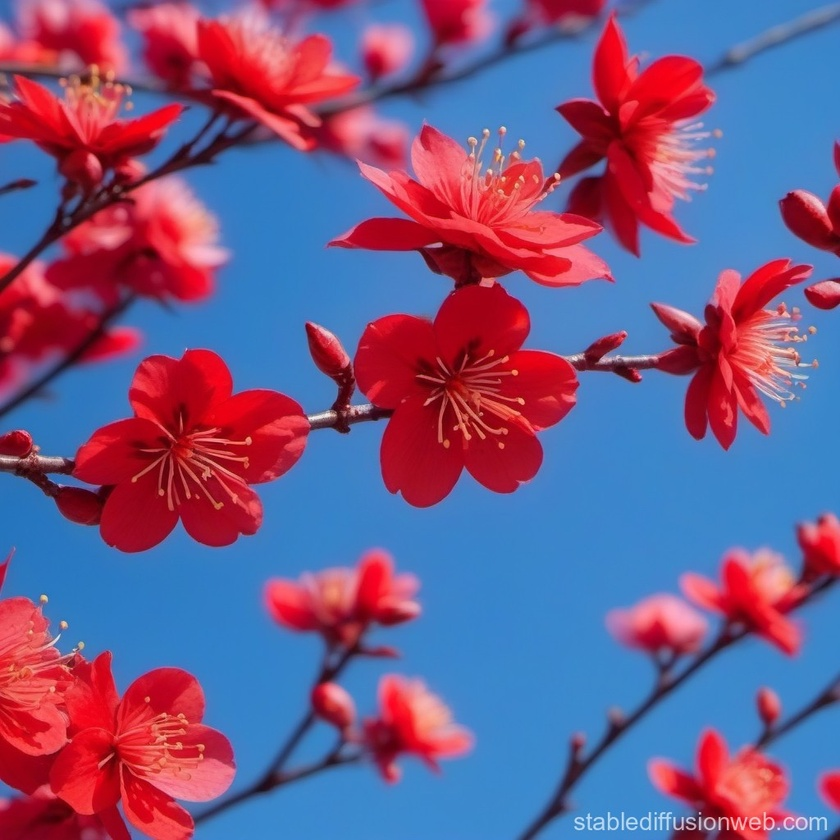
#> input picture blatt05/slicing/bild1.jpg, 840 x 840 px, shrunk from 1024 x 1024 before the run, given in place of bild1.png, which was not available
$ jupyter execute b06a02.ipynb   (text cells are left out)
#> lines starting #> are read from the running program, lines starting #| are printed output that depends on the picture; pictures that were not available may be replaced by others from this repository, and a replacement may not be noted
[cell 1]
import math
import matplotlib.pyplot as plt
import numpy as np
from skimage.io import imread

[cell 2]
# Bilder laden
bild1 = imread('bildverbesserung/bild1.png')
#> bild1 is the input picture: shape (840, 840, 3); mean R, G, B 117.6, 89.9, 135.1
bild2 = imread('bildverbesserung/bild2.png')
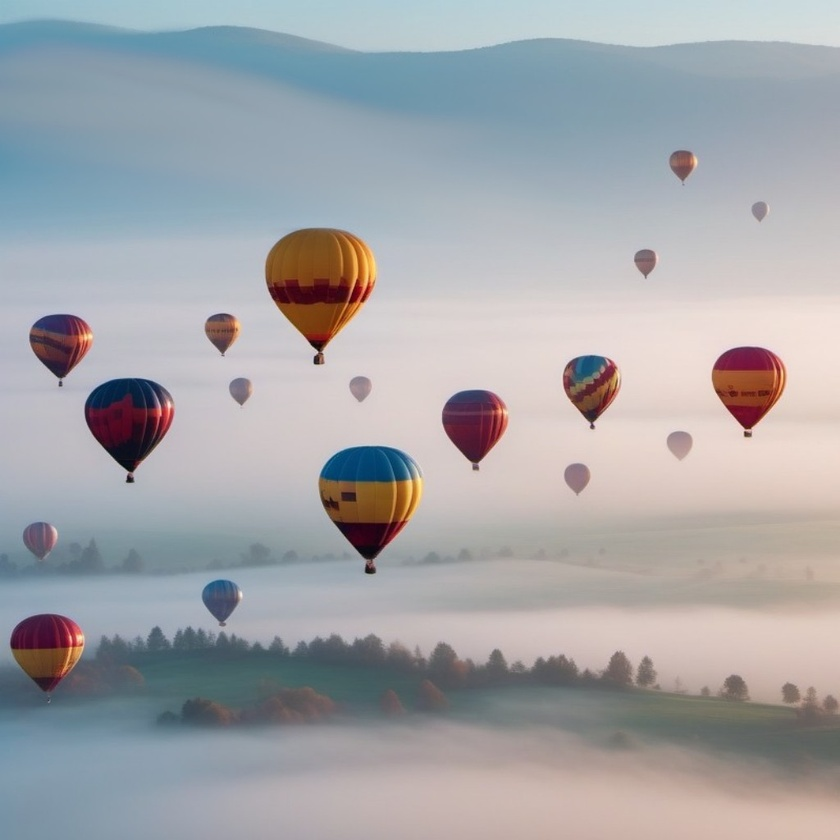
#> input picture blatt05/slicing/bild2.jpg, 840 x 840 px, shrunk from 1024 x 1024 before the run, given in place of bild2.png, which was not available
#> bild2 is the input picture: shape (840, 840, 3); mean R, G, B 164.1, 165.1, 168.8

[cell 3]
# Bilder visualisieren
fig, axes = plt.subplots(1, 2, figsize=(12, 5))
axes[0].imshow(bild1, cmap='gray')
axes[0].set_title('Bild 1')
axes[0].axis('off')

axes[1].imshow(bild2, cmap='gray')
axes[1].set_title('Bild 2')
axes[1].axis('off')

plt.tight_layout()
plt.show()
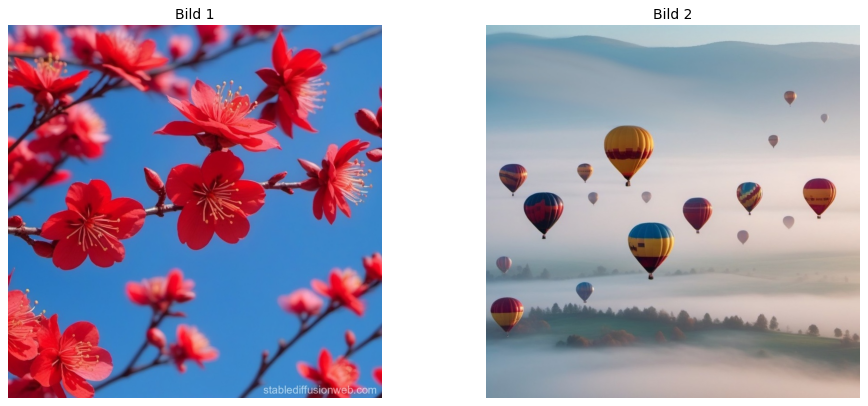
#> figure drawn by matplotlib, 2 panels

[cell 4]
# Normierte Histogramme berechnen
# Mit 256 Behältern (für 8-Bit Grauwerte)
hist1, bin_edges1 = np.histogram(bild1, bins=256, range=(0, 256))
#> hist1 = 256 values, max 37558 at index 203, min 1083 at index 254, mean 8268.8; bin_edges1 = 257 values from 0 to 256
hist2, bin_edges2 = np.histogram(bild2, bins=256, range=(0, 256))
#> hist2 = 256 values, max 37184 at index 173, min 32 at index 253, mean 8268.8; bin_edges2 = 257 values from 0 to 256

# Normieren: Histogramm durch die Gesamtzahl der Pixel teilen
hist1_norm = hist1 / bild1.size
#> hist1_norm = 256 values, max 0.0177 at index 203, min 0.000512 at index 254, mean 0.00391
hist2_norm = hist2 / bild2.size
#> hist2_norm = 256 values, max 0.0176 at index 173, min 1.51e-05 at index 253, mean 0.00391

[cell 5]
# Histogramme plotten
fig, axes = plt.subplots(1, 2, figsize=(14, 5))

# Histogramm 1
bin_centers1 = bin_edges1[:-1]
#> bin_centers1 = 256 values from 0 to 255
axes[0].bar(bin_centers1, hist1_norm, width=1, align='edge', alpha=0.7)
axes[0].set_xlabel('Grauwert')
axes[0].set_ylabel('Normierte Häufigkeit')
axes[0].set_title('Normiertes Histogramm Bild 1')
axes[0].set_xlim(0, 256)
axes[0].grid(True, alpha=0.3)

# Histogramm 2
bin_centers2 = bin_edges2[:-1]
#> bin_centers2 = 256 values from 0 to 255
axes[1].bar(bin_centers2, hist2_norm, width=1, align='edge', alpha=0.7)
axes[1].set_xlabel('Grauwert')
axes[1].set_ylabel('Normierte Häufigkeit')
axes[1].set_title('Normiertes Histogramm Bild 2')
axes[1].set_xlim(0, 256)
axes[1].grid(True, alpha=0.3)

plt.tight_layout()
plt.show()
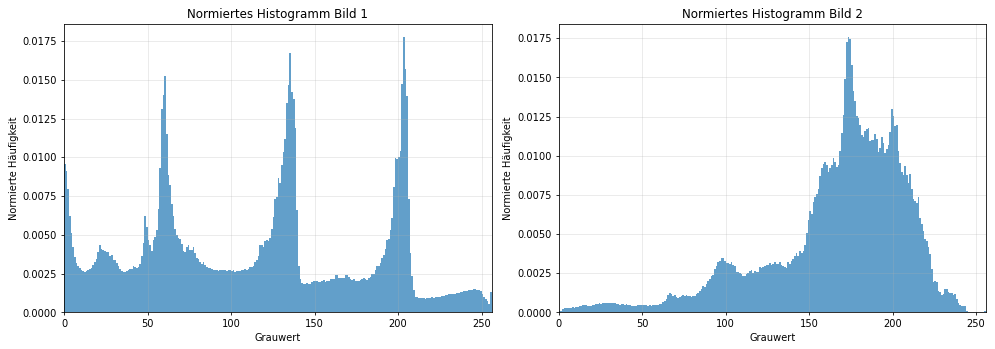
#> figure drawn by matplotlib, 2 panels; panel 1: tallest bar 0.0177 high, from x = 203 to 204; panel 2: tallest bar 0.0176 high, from x = 173 to 174

[cell 6]
# Histogrammmausgleich implementieren
def histogram_equalization(img):
    """Histogrammmausgleich nach der Formel aus der Vorlesung"""
    # Normiertes Histogramm berechnen
    hist, _ = np.histogram(img, bins=256, range=(0, 256))
#> hist has the same summary as hist1 outside histogram_equalization
    hist_norm = hist / img.size
#> hist_norm has the same summary as hist1_norm outside histogram_equalization

    T = np.round(255 * np.cumsum(hist_norm)).astype(np.uint8)
#> T = 256 values from 2 to 255

    # Transformationsfunktion auf Bild anwenden
    img_equalized = T[img]
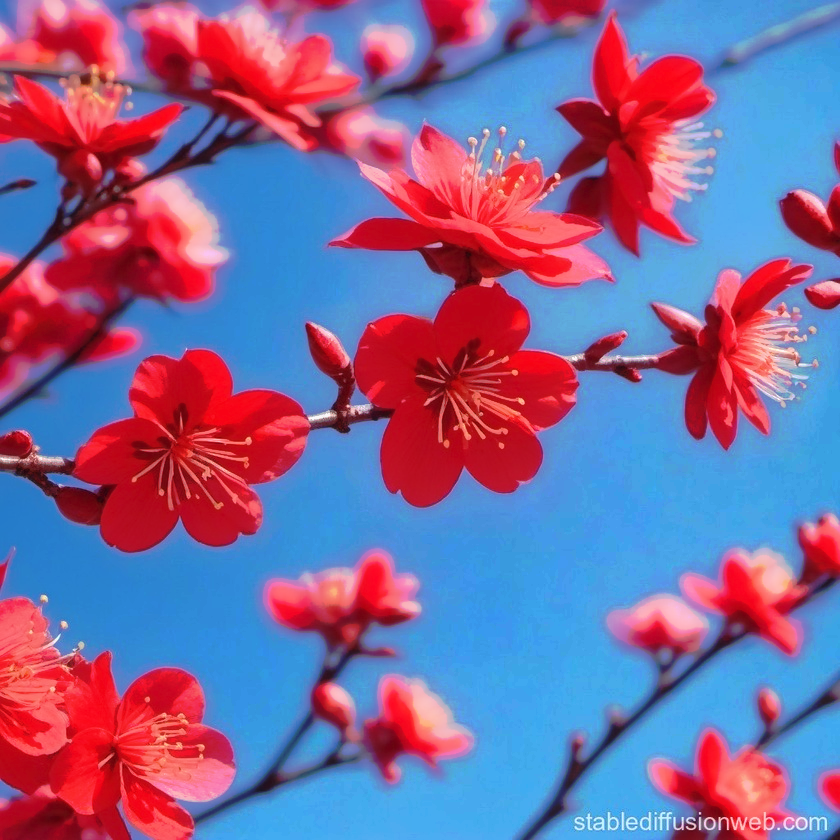
#> img_equalized: shape (840, 840, 3); mean R, G, B 130.7, 103.6, 150.7
    return img_equalized

# Histogrammmausgleich auf beide Bilder anwenden
bild1_eq = histogram_equalization(bild1)
bild2_eq = histogram_equalization(bild2)
#> in histogram_equalization (call 2), `hist, _ = np.histogram(img, bins=256, range=(0, 256))`: hist has the same summary as hist2 outside histogram_equalization
#> in histogram_equalization (call 2), `hist_norm = hist / img.size`: hist_norm has the same summary as hist2_norm outside histogram_equalization
#> in histogram_equalization (call 2), `T = np.round(255 * np.cumsum(hist_norm)).astype(np.uint8)`: T = 256 values from 0 to 255
#> in histogram_equalization (call 2), `img_equalized = T[img]`:
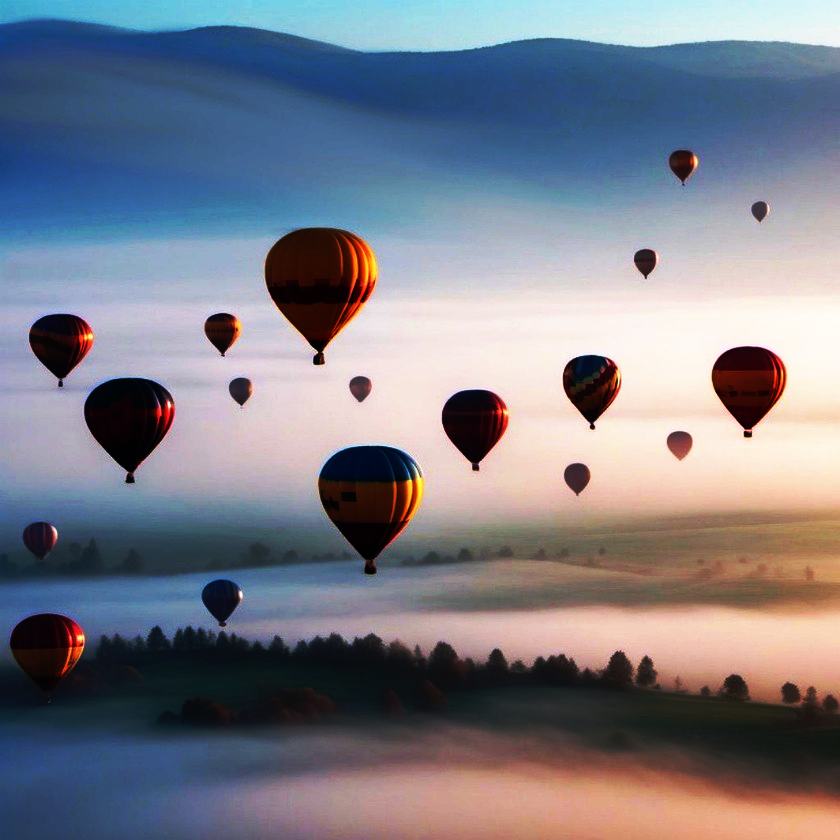
#> img_equalized: shape (840, 840, 3); mean R, G, B 123.9, 125.4, 136.6

[cell 7]
# Histogramme der ausgeglichenen Bilder berechnen und plotten
hist1_eq, bin_edges1_eq = np.histogram(bild1_eq, bins=256, range=(0, 256))
#> hist1_eq = 256 values, max 37558 at index 230, min 0 at index 0, mean 8268.8; bin_edges1_eq = 257 values from 0 to 256
hist2_eq, bin_edges2_eq = np.histogram(bild2_eq, bins=256, range=(0, 256))
#> hist2_eq = 256 values, max 37184 at index 124, min 0 at index 62, mean 8268.8; bin_edges2_eq = 257 values from 0 to 256
hist1_eq_norm = hist1_eq / bild1_eq.size
#> hist1_eq_norm = 256 values, max 0.0177 at index 230, min 0 at index 0, mean 0.00391
hist2_eq_norm = hist2_eq / bild2_eq.size
#> hist2_eq_norm = 256 values, max 0.0176 at index 124, min 0 at index 62, mean 0.00391

fig, axes = plt.subplots(2, 2, figsize=(14, 10))

# Originale Histogramme
axes[0, 0].bar(bin_edges1[:-1], hist1_norm, width=1, align='edge', alpha=0.7)
axes[0, 0].set_title('Histogramm Bild 1 (Original)')

axes[0, 1].bar(bin_edges2[:-1], hist2_norm, width=1, align='edge', alpha=0.7)
axes[0, 1].set_title('Histogramm Bild 2 (Original)')

# Ausgeglichene Histogramme
axes[1, 0].bar(bin_edges1_eq[:-1], hist1_eq_norm, width=1, align='edge', alpha=0.7)
axes[1, 0].set_title('Histogramm Bild 1 (Ausgeglichen)')

axes[1, 1].bar(bin_edges2_eq[:-1], hist2_eq_norm, width=1, align='edge', alpha=0.7)
axes[1, 1].set_title('Histogramm Bild 2 (Ausgeglichen)')

for ax in axes.flat:
    ax.set_ylabel('Normierte Häufigkeit')
    ax.set_xlabel('Grauwert')

plt.tight_layout()
plt.show()
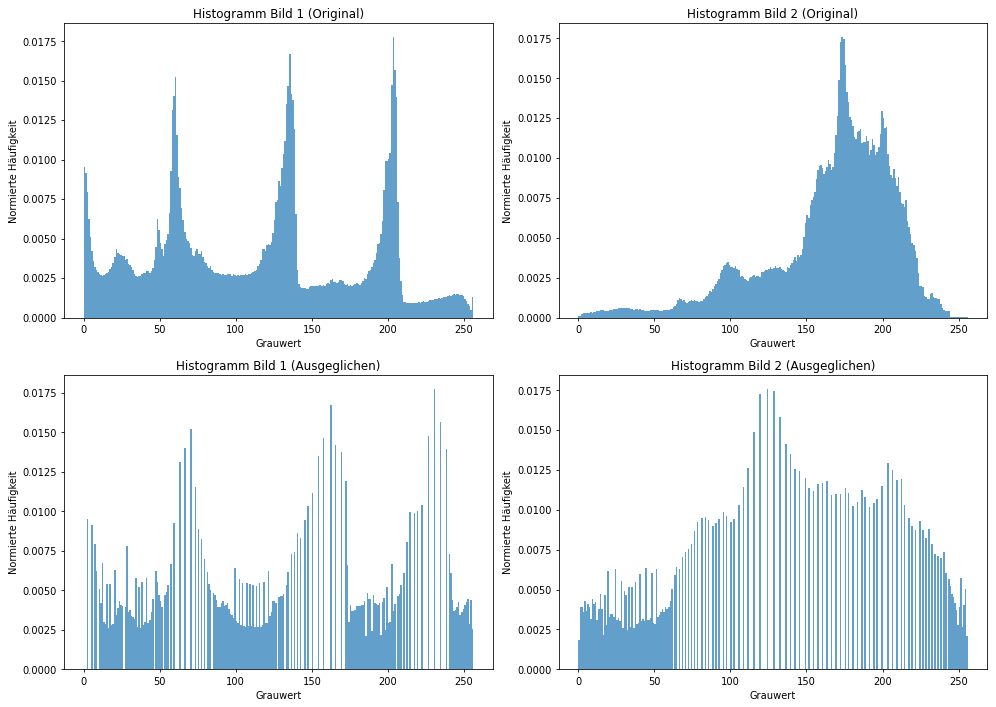
#> figure drawn by matplotlib, 4 panels; panel 1: tallest bar 0.0177 high, from x = 203 to 204; panel 2: tallest bar 0.0176 high, from x = 173 to 174; panel 3: tallest bar 0.0177 high, from x = 230 to 231; panel 4: tallest bar 0.0176 high, from x = 124 to 125

[cell 8]
# Bilder vorher und nachher visualisieren
fig, axes = plt.subplots(2, 2, figsize=(12, 10))

axes[0, 0].imshow(bild1, cmap='gray')
axes[0, 0].set_title('Bild 1 (Original)')
axes[0, 0].axis('off')

axes[0, 1].imshow(bild1_eq, cmap='gray')
axes[0, 1].set_title('Bild 1 (Ausgeglichen)')
axes[0, 1].axis('off')

axes[1, 0].imshow(bild2, cmap='gray')
axes[1, 0].set_title('Bild 2 (Original)')
axes[1, 0].axis('off')

axes[1, 1].imshow(bild2_eq, cmap='gray')
axes[1, 1].set_title('Bild 2 (Ausgeglichen)')
axes[1, 1].axis('off')

plt.tight_layout()
plt.show()

[cell 9]
## 2.3
# Transformationsfunktionen visualisieren

# Berechne T(rk) für beide Bilder
hist1_norm_calc = np.histogram(bild1, bins=256, range=(0, 256))[0] / bild1.size
#> hist1_norm_calc has the same summary as hist1_norm
hist2_norm_calc = np.histogram(bild2, bins=256, range=(0, 256))[0] / bild2.size
#> hist2_norm_calc has the same summary as hist2_norm

T_eq1 = np.round(255 * np.cumsum(hist1_norm_calc)).astype(np.uint8)
#> T_eq1 = 256 values from 2 to 255
T_eq2 = np.round(255 * np.cumsum(hist2_norm_calc)).astype(np.uint8)
#> T_eq2 = 256 values from 0 to 255

# Intensitätstransformationen aus Aufgabe 1 von Blatt 4
r = np.arange(0, 256)
T_pow1 = 255 * (r / 255) ** 15  # Bild 1
T_pow2 = 255 * (r / 255) ** 0.3  # Bild 2

# Transformationsfunktionen plotten
fig, axes = plt.subplots(1, 2, figsize=(14, 5))

axes[0].plot(r, T_eq1, 'b-', label='Histogramm-Ausgleich', linewidth=2)
axes[0].plot(r, T_pow1, 'r--', label='Potenz-Transformation (r^15)', linewidth=2)
axes[0].set_xlabel('Input (rk)')
axes[0].set_ylabel('Output T(rk)')
axes[0].set_title('Transformationsfunktionen Bild 1')
axes[0].legend()
axes[0].grid(True, alpha=0.3)

axes[1].plot(r, T_eq2, 'b-', label='Histogramm-Ausgleich', linewidth=2)
axes[1].plot(r, T_pow2, 'r--', label='Potenz-Transformation (r^0.3)', linewidth=2)
axes[1].set_xlabel('Input (rk)')
axes[1].set_ylabel('Output T(rk)')
axes[1].set_title('Transformationsfunktionen Bild 2')
axes[1].legend()
axes[1].grid(True, alpha=0.3)

plt.tight_layout()
plt.show()
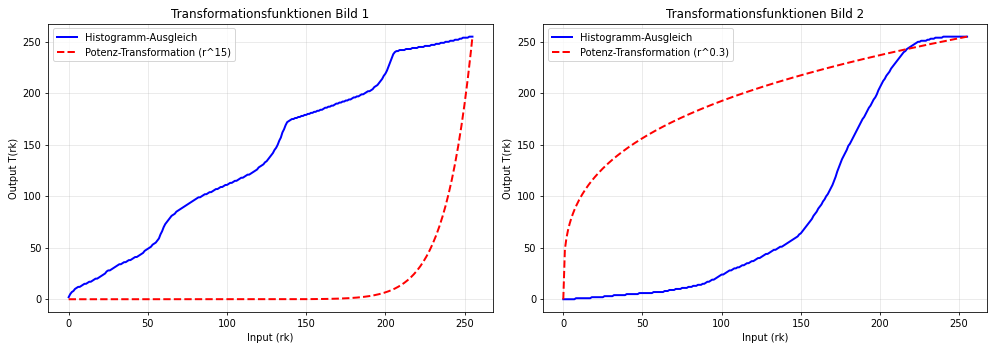
#> figure drawn by matplotlib, 2 panels; panel 1: curve peaks at x = 253, y = 255; panel 1: curve peaks at x = 255, y = 255; panel 2: curve peaks at x = 240, y = 255; panel 2: curve peaks at x = 255, y = 255
